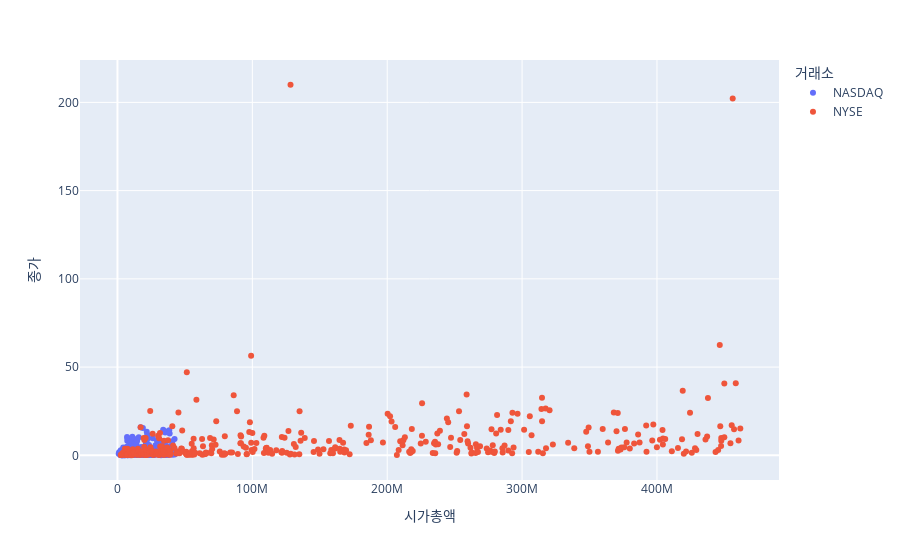

Notebook source saved alongside this figure:
### Code cell
import plotly.express as px

fig = px.scatter(NASDAQNYSE, x="시가총액", y="종가",
                 color="거래소", # 시장구분 열의 값에 따라서 색깔 표현
                # size="시가총액", # 시가총액 에 따라 크기를 변화
                 hover_data=["종목", "기호"]
                )
fig.show()

### Figure 1 — Plotly figure (JSON) as saved in the notebook; plotly's stock layout.template omitted (floating-point values rounded to 4 significant figures; data arrays with more than 128 entries replaced by an {"elided": "..."} marker saying what was removed)
{"data": [{"customdata": {"elided": "550x2 str values"}, "hovertemplate": "거래소=NASDAQ<br>시가총액=%{x}<br>종가=%{y}<br>종목=%{customdata[0]}<br>기호=%{customdata[1]}<extra></extra>", "legendgroup": "NASDAQ", "marker": {"color": "#636efa", "symbol": "circle"}, "mode": "markers", "name": "NASDAQ", "orientation": "v", "showlegend": true, "type": "scatter", "x": {"elided": "550 float values"}, "xaxis": "x", "y": {"elided": "550 float values"}, "yaxis": "y"}, {"customdata": {"elided": "380x2 str values"}, "hovertemplate": "거래소=NYSE<br>시가총액=%{x}<br>종가=%{y}<br>종목=%{customdata[0]}<br>기호=%{customdata[1]}<extra></extra>", "legendgroup": "NYSE", "marker": {"color": "#EF553B", "symbol": "circle"}, "mode": "markers", "name": "NYSE", "orientation": "v", "showlegend": true, "type": "scatter", "x": {"elided": "380 float values"}, "xaxis": "x", "y": {"elided": "380 float values"}, "yaxis": "y"}], "layout": {"legend": {"title": {"text": "거래소"}, "tracegroupgap": 0}, "margin": {"t": 60}, "xaxis": {"anchor": "y", "domain": [0, 1], "title": {"text": "시가총액"}}, "yaxis": {"anchor": "x", "domain": [0, 1], "title": {"text": "종가"}}}}
